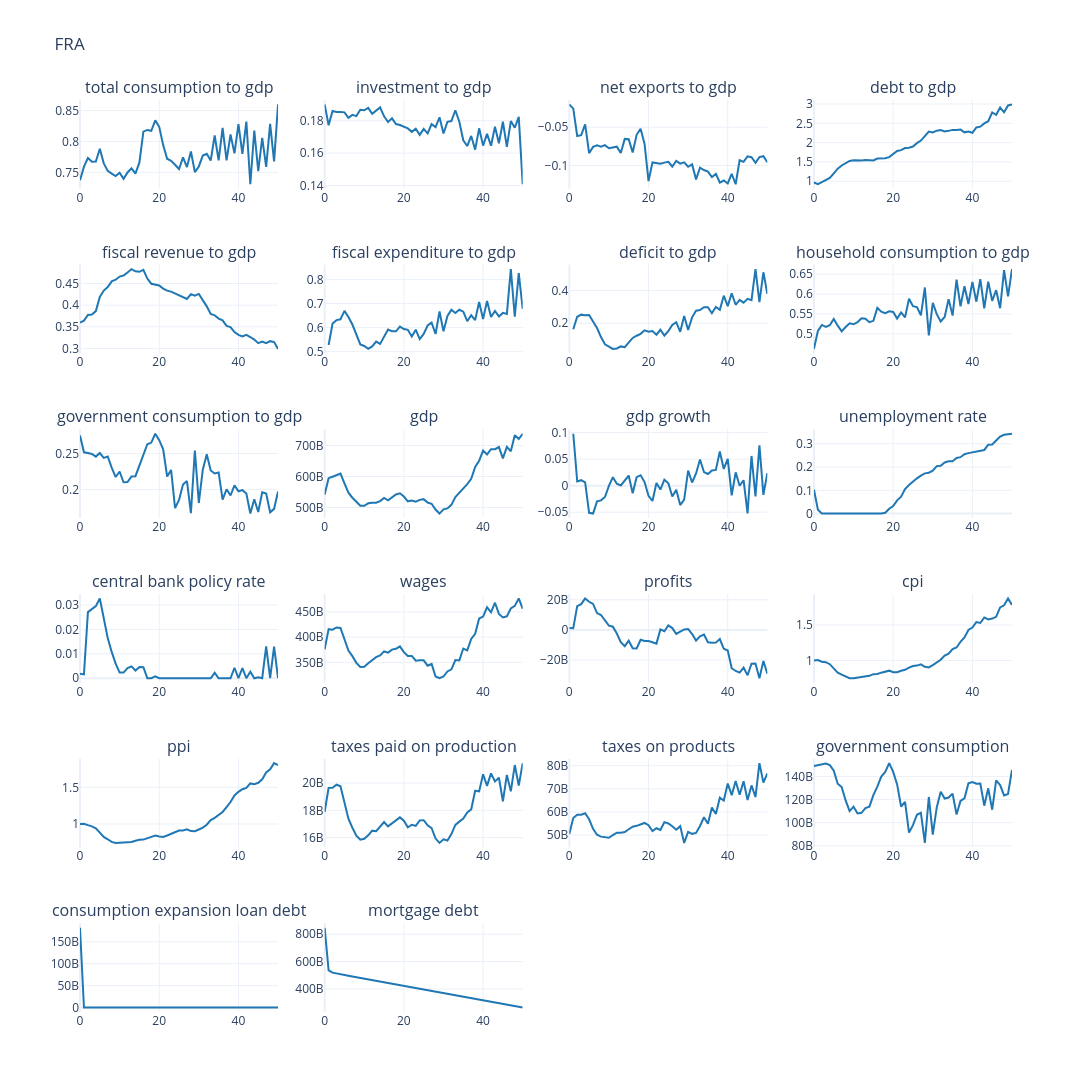
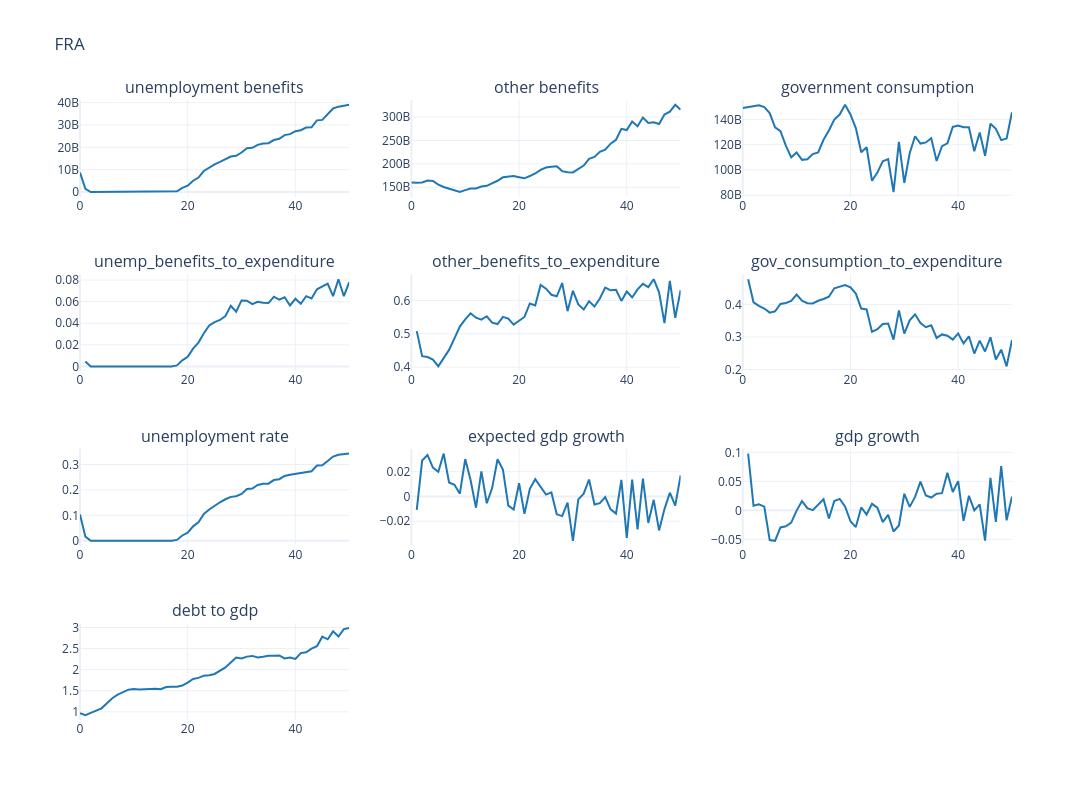

The notebook cell these images were saved under, in order:
### Markdown cell above
### Run single simulation

### Code cell
# Run single Simulation

seed = cfg.seed
seed = 55
configuration = SimulationConfiguration(
    country_configurations=country_configurations,
    t_max=cfg.t_max,
    seed=seed,
)

model = Simulation.from_datawrapper(
    datawrapper=data,
    simulation_configuration=configuration,
)

import warnings
warnings.simplefilter("always", RuntimeWarning)

model.run()
model.save(save_dir=output_dir, file_name=model_h5_path.name)

print(f'Simulation complete. Output saved to: {model_h5_path}')


# Outputs And Plots
plot_columns = [
    'total consumption to gdp', 'investment to gdp', 'net exports to gdp',
    'debt to gdp', 'fiscal revenue to gdp', 'fiscal expenditure to gdp', 'deficit to gdp',
    'household consumption to gdp', 'government consumption to gdp', 'gdp',
    'gdp growth', 'unemployment rate', 'central bank policy rate', 
    'wages', 'profits', 'cpi', 'ppi',
    'taxes paid on production', 'taxes on products', 'government consumption',
    # 'Imports', 'Exports',
    'consumption expansion loan debt', 'mortgage debt',
]

df_base = build_macro_output_df(model, country_code=cfg.country_iso3)
n_rows = 6
n_cols = 4

#  Plot main variables
plot_output(
    df=df_base[plot_columns],
    no_rows=n_rows,
    no_cols=n_cols,
    country_code=cfg.country_iso3,
    line_color="#1f77b4",
    base_height=200,
    base_width=400,
)
